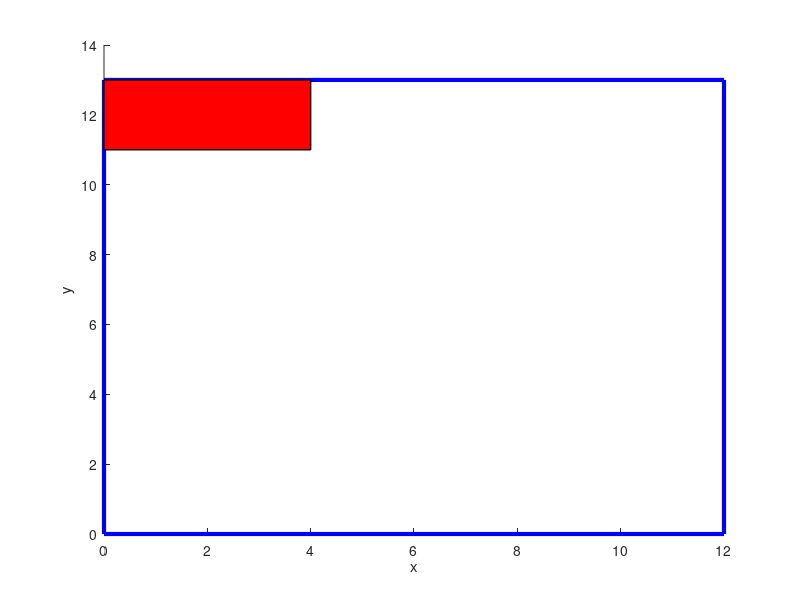

Source code (MATLAB):
function drawPoolEnvironment()
    poolXLims = [0 12]';
    poolYLims = [0 13]';
    rampXLims = [0 4]';
    rampYLims = [11 13]';
    %Draw the pool area
    hold on
    plot([poolXLims(1), poolXLims(1), poolXLims(2), poolXLims(2), poolXLims(1)], ...
        [poolYLims(1), poolYLims(2), poolYLims(2), poolYLims(1), poolYLims(1)], 'b' , 'LineWidth', 3)
    %Draw the ramp
    fill([rampXLims(1), rampXLims(1), rampXLims(2), rampXLims(2), rampXLims(1)], ...
        [rampYLims(1), rampYLims(2), rampYLims(2), rampYLims(1), rampYLims(1)], 'r' , 'LineWidth', 1)
    xlabel('x')
    ylabel('y')
    hold off
end